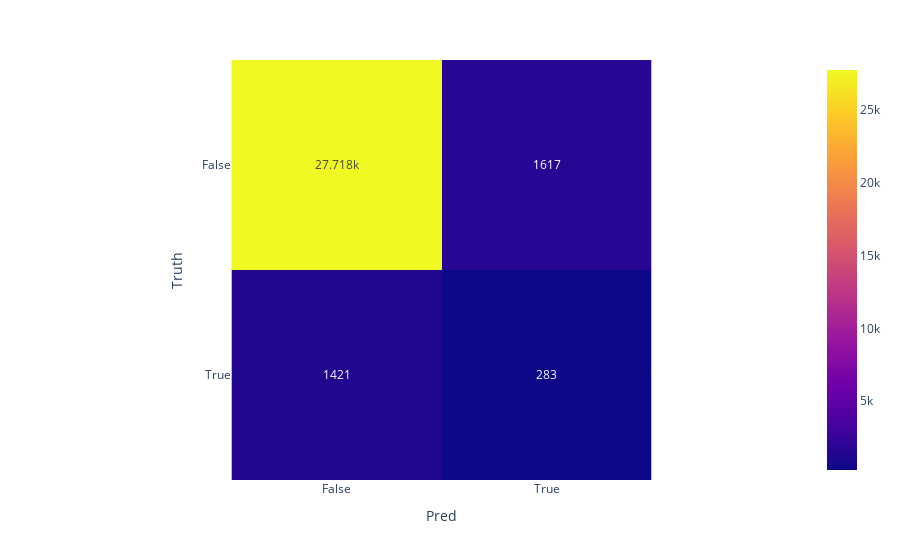

The notebook cell saved with this chart:
### Code cell
import plotly.express as px


fig = px.imshow([[tn, fp], [fn, tp]], text_auto=True, labels=dict(y="Truth", x="Pred"),
                x=["False", "True"],
                y=["False", "True"]
               )
fig.show()

### Figure 1 — Plotly figure (JSON) as saved in the notebook; plotly's stock layout.template omitted (floating-point values rounded to 4 significant figures)
{"data": [{"coloraxis": "coloraxis", "hovertemplate": "Pred: %{x}<br>Truth: %{y}<br>color: %{z}<extra></extra>", "name": "0", "texttemplate": "%{z}", "type": "heatmap", "x": ["False", "True"], "xaxis": "x", "y": ["False", "True"], "yaxis": "y", "z": [[27718, 1617], [1421, 283]]}], "layout": {"coloraxis": {"colorscale": [[0, "#0d0887"], [0.1111, "#46039f"], [0.2222, "#7201a8"], [0.3333, "#9c179e"], [0.4444, "#bd3786"], [0.5556, "#d8576b"], [0.6667, "#ed7953"], [0.7778, "#fb9f3a"], [0.8889, "#fdca26"], [1, "#f0f921"]]}, "margin": {"t": 60}, "xaxis": {"anchor": "y", "constrain": "domain", "domain": [0, 1], "scaleanchor": "y", "title": {"text": "Pred"}}, "yaxis": {"anchor": "x", "autorange": "reversed", "constrain": "domain", "domain": [0, 1], "title": {"text": "Truth"}}}}
